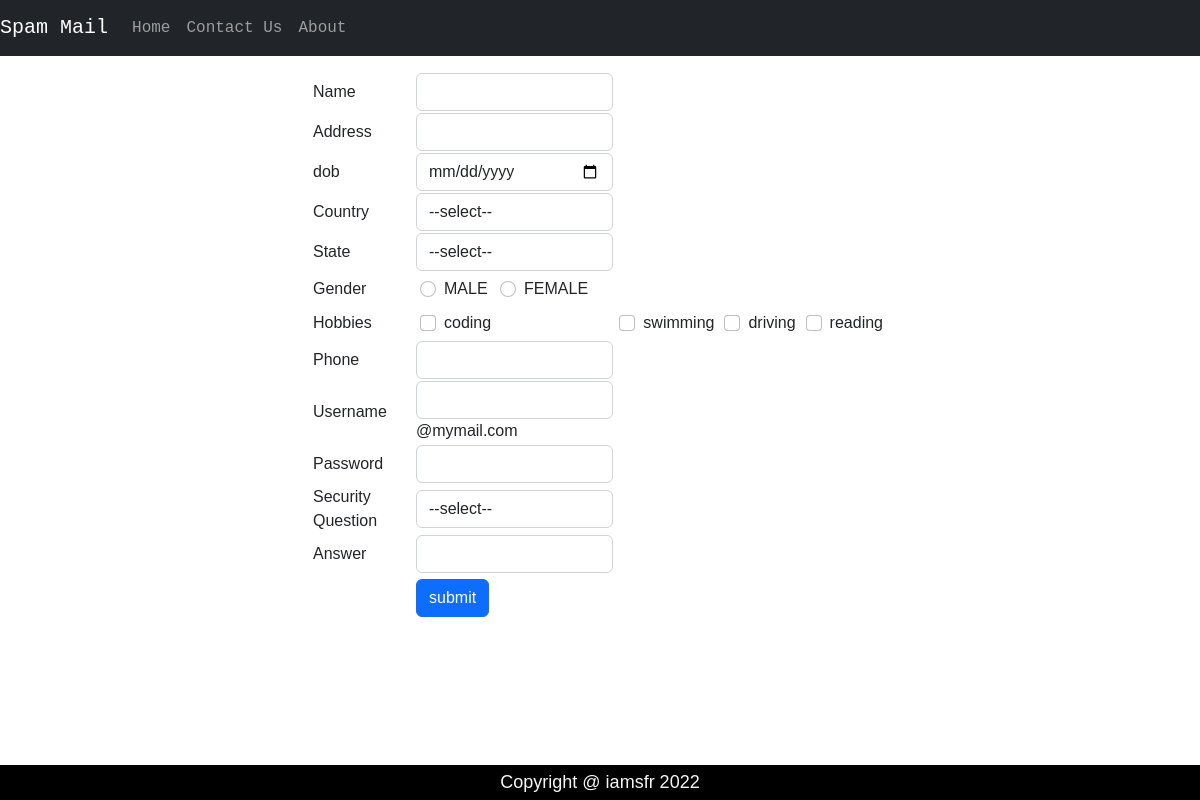
Screenshot of /register/ with the database file from the repository.
### siteadmin/models.py (models this page shows)
class hobbiename_tb(models.Model):
    name = models.CharField( max_length=50)

### siteuser/views.py (the view)
# urls.py: path('register/',siteuser.register,name='register'),
def register(request):
    country = country_tb.objects.all()
    hobbie = hobbiename_tb.objects.all()
    state = state_tb.objects.all()
    return render(request,'register.html',{'country':country,'hobbie1':hobbie,'state':state})

### templates/register.html (shortened to what this page needs)
<!DOCTYPE html>
<html lang="en">
<head>
    <link rel="stylesheet" href="https://cdn.jsdelivr.net/npm/bootstrap@5.2.2/dist/css/bootstrap.min.css">
</head>
<body>
<div id="nav" class="navbar navbar-expand-lg navbar-dark bg-dark">
    <a class="navbar-brand" href="#">Spam Mail</a>
    <ul class="navbar-nav">
        <li class="nav-item">
            <a class="nav-link" href="{% url 'index' %}">Home</a>
        </li>
        <li class="nav-item">
            <a class="nav-link" href="#">Contact Us</a>
        </li>
        <li class="nav-item">
            <a class="nav-link" href="#">About</a>
        </li>
    </ul>
</div>
<div class="container w-50 mt-3">
    <div class="col-lg-12 col-md-6 col-sm-12">
    <form action="{% url 'registerAction' %}" method="post" name='myform'>
    <table>
        <tr>
        <td>Name</td>
        <td><input class="form-control" type="text" name="name" id='name' ></td>
        </tr>
        <tr>
        <td>Address</td>
        <td><input class="form-control" type="text" name="address" id='address' ></td>
        </tr>
        <tr>
            <td>dob</td>
            <td><input class="form-control" type="date" name="dob" id='dob' ></td>
        </tr>
        <tr>
            <td>Country</td>
            <td><select class="form-control" name="country" id="country">
                <option value="">--select--</option>
            </select></td>
        </tr>
            <td>State</td>
            <td><select class="form-control" name="state" id="state">
                <option value="">--select--</option>
            </select></td>
        <tr>
            <td>Gender</td>
            <td>
                <div class="form-check form-check-inline  m-1">
                    <input type="radio" class="form-check-input" name="gender" value="male" id="">
                    <label class="form-check-label">MALE</label>
                </div>
                <div class="form-check form-check-inline  m-1">
                    <input type="radio" class="form-check-input" name="gender" value="female" id="">
                    <label class="form-check-label">FEMALE</label>
                </div>
            </td>
        </tr>
        <tr>
            <td>Hobbies</td>
            {% for v in hobbie1 %}
            <td>
                <div class="form-check form-check-inline  m-1">
                    <input type="checkbox" class="form-check-input" name="hobbie" value="{{v.id}}" id="">
                    <label class="form-check-label">{{v.name}}</label>
                </div>
            </td>
            {% endfor %}
        </tr>
        <tr>
            <td>Phone</td>
            <td><input class="form-control" type="text" name="phone" id='phone' ></td>
        </tr>
        <tr>
            <td>Username</td>
            <td><input class="form-control" type="text" name="username" id='username' >@mymail.com</td>
        </tr>
        <tr>
            <td>Password</td>
            <td><input class="form-control" type="password" name="password" id='password'></td>
        </tr>
        <tr>
            <td>Security Question</td>
            <td>
                <select class="form-control" name="question">
                <option value="">--select--</option>
            </select>
        </td>
        </tr>
       <tr>
            <td>Answer</td>
            <td><input class="form-control" type="text" name="answer" id='answer' ></td>
        </tr>
        <tr>
            <td></td>
            <td><input class="btn btn-primary mt-1" type="submit" value="submit" onclick="return validation()"></td>
        </tr>
    </table>
    </form>
</div>
</div>
<div style="background-color:rgb(0, 0, 0); color: whitesmoke; font-size: large;" class="fixed-bottom text-center p-1">
    <footer>Copyright @ iamsfr 2022</footer>
  </div>
</body>
</html>

### templates/register.html (style rules this page uses)
body { font-family:Verdana, Geneva, Tahoma, sans-serif; }
a { text-decoration: none; }
#nav { font-family: monospace; }

### rows the page displays
hobbiename_tb: name "coding"
hobbiename_tb: name "swimming"
hobbiename_tb: name "driving"
hobbiename_tb: name "reading"
